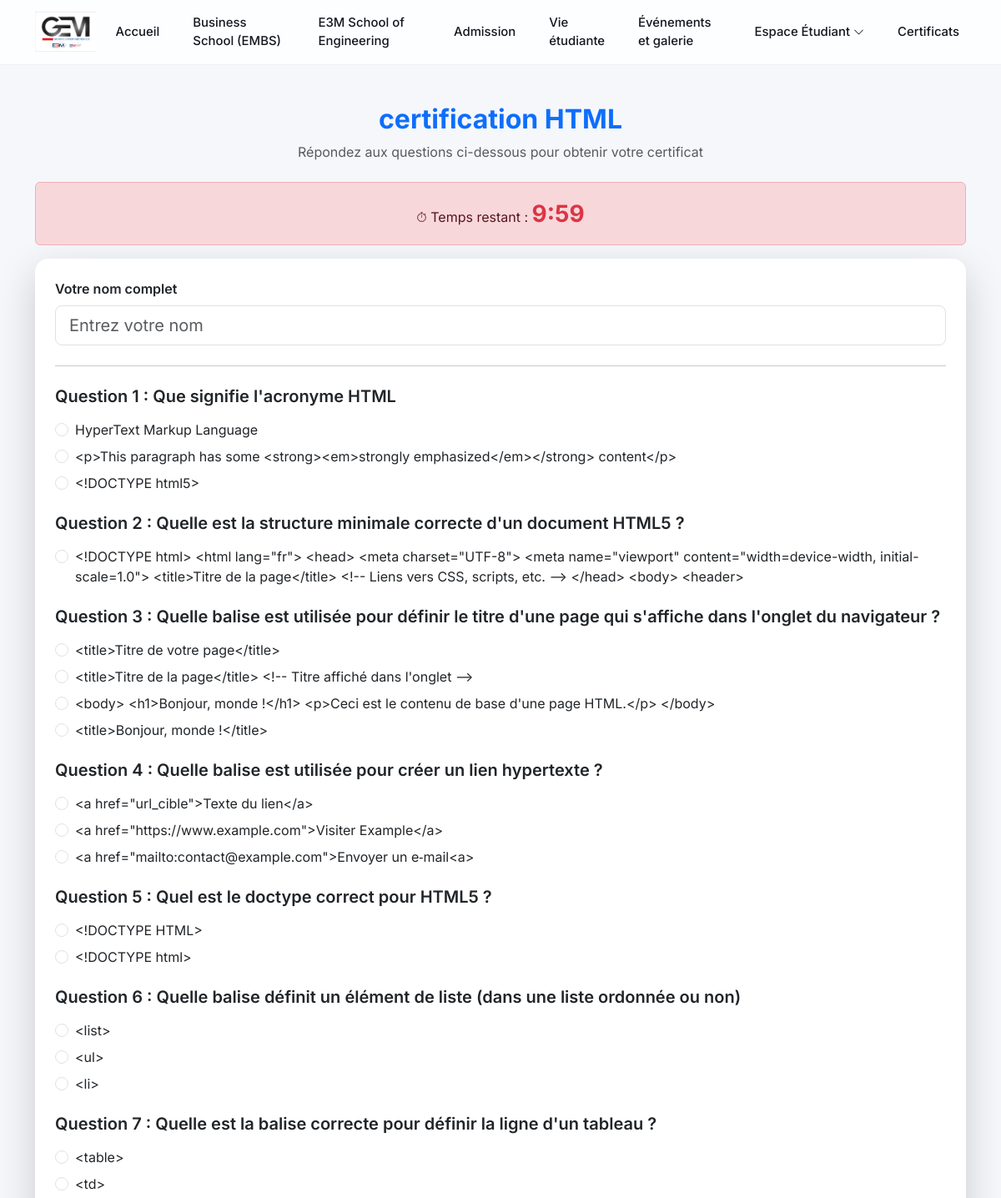
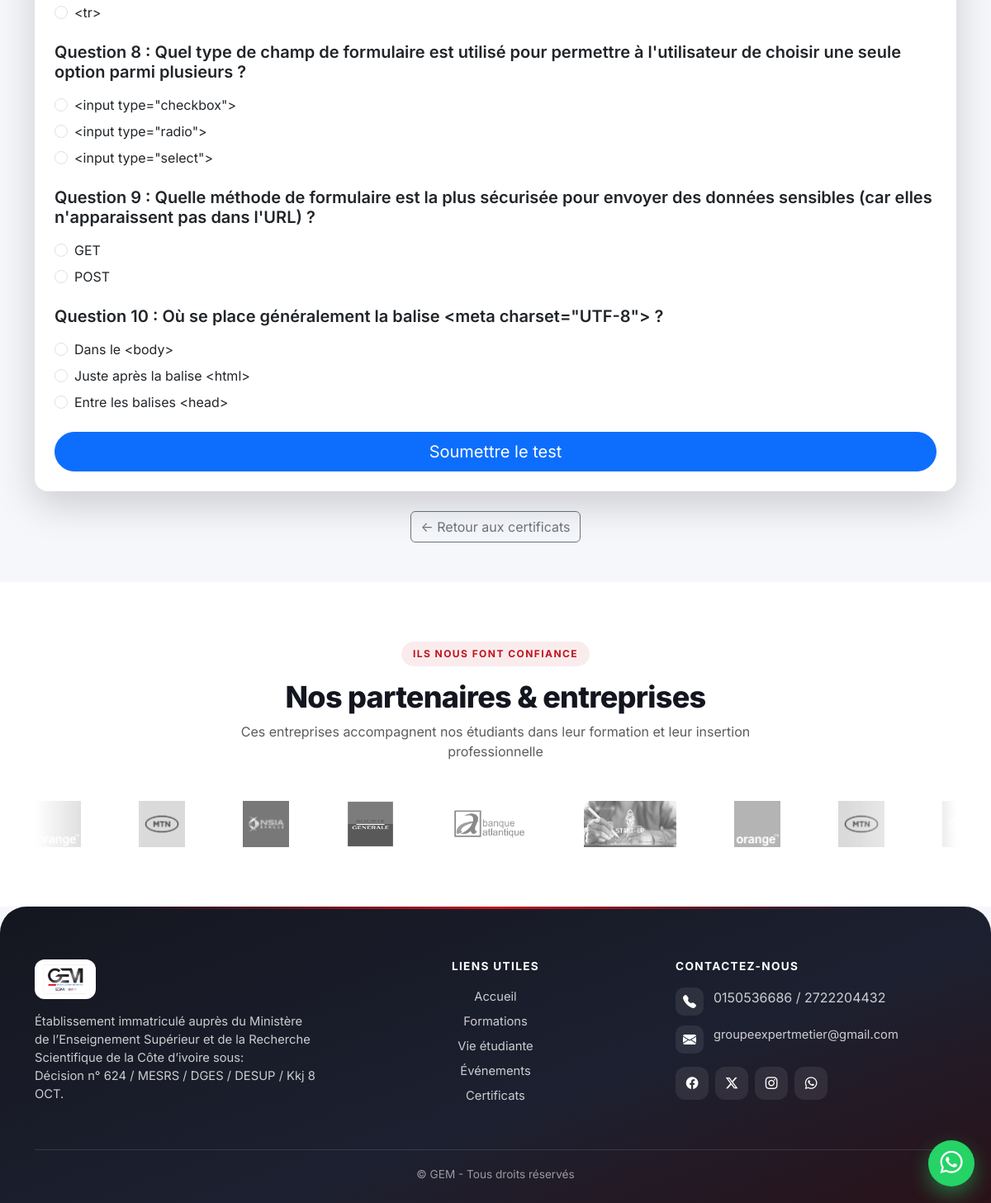
Page /certificat/2/ on the committed database (2 pictures, top to bottom).
### myapp/models.py (models this page shows, shortened)
class HomePage(models.Model):
    site_name = models.CharField(max_length=255)
    logo = models.ImageField(upload_to="logos/")
    welcome_titre = models.CharField(max_length=255)
    welcome_message = RichTextField(default="Bienvenue sur notre site")
    action1_message = models.CharField(max_length=255)
    action1_lien = models.CharField(max_length=255)
    action2_message = models.CharField(max_length=255)
    action2_lien = models.CharField(max_length=255)
    contact_message = RichTextField(default="Contactez-nous")
    about_message = RichTextField(default="Bienvenue sur notre site")
    footer_message = RichTextField(default="© 2025 – Tous droits réservés")
    footer_bouton_message = models.CharField(max_length=255, default="En savoir plus")
    class Meta:
        verbose_name = "Page d'accueil"
        verbose_name_plural = "Pages d'accueil"

class Certificat(models.Model):
    titre = models.CharField(max_length=200)
    description = models.TextField()
    details = models.TextField(blank=True, null=True)
    lien_passage = models.URLField(blank=True, null=True)  # URL vers la plateforme de passage en ligne
    image = models.ImageField(upload_to='certificats/', blank=True, null=True)

class Question(models.Model):
    certificat = models.ForeignKey(Certificat, on_delete=models.CASCADE)
    texte = models.CharField(max_length=255)

class Choix(models.Model):
    question = models.ForeignKey(Question, on_delete=models.CASCADE)
    texte = models.CharField(max_length=255)
    est_correct = models.BooleanField(default=False)

### myapp/views.py (the view, shortened to what this page needs)
# urls.py: path('certificat/<int:id>/', views.passer_certificat, name="passer_certificat"),
def passer_certificat(request, id):
    certificat = get_object_or_404(Certificat, id=id)
    questions = Question.objects.filter(certificat=certificat)
    return render(request, "passer_certificat.html", {
        "certificat": certificat,
        "questions": questions
    })

### myapp/context_processors.py (called while the page is built)
def home_data(request):
    return {
        "home_data": HomePage.objects.first()
    }

### myapp/templates/passer_certificat.html (shortened to what this page needs)
{% extends 'base.html' %}
{% block content %}
<div class="container py-5">
    <div class="text-center mb-4">
        <h2 class="fw-bold text-primary">{{ certificat.titre }}</h2>
        <p class="text-muted">
            Répondez aux questions ci-dessous pour obtenir votre certificat
        </p>
    </div>
    <div class="alert alert-danger text-center timer-box">
        ⏱ Temps restant : <span id="timer" class="timer"></span>
    </div>
    <div class="card shadow-lg p-4 border-0 rounded-4">
        <form method="post" id="examForm">
            <div class="mb-4">
                <label class="form-label fw-semibold">Votre nom complet</label>
                <input type="text" name="nom" class="form-control form-control-lg"
                       placeholder="Entrez votre nom" required>
            </div>
            <hr class="mb-4">
            {% for question in questions %}
            <div class="mb-4">
                <h5 class="fw-semibold mb-3">
                    Question {{ forloop.counter }} : {{ question.texte }}
                </h5>
                {% for choix in question.choix_set.all %}
                <div class="form-check mb-2">
                    <input class="form-check-input" type="radio"
                           name="question_{{ question.id }}"
                           value="{{ choix.id }}"
                           id="choix{{ choix.id }}" required>
                    <label class="form-check-label" for="choix{{ choix.id }}">
                        {{ choix.texte }}
                    </label>
                </div>
                {% endfor %}
            </div>
            {% endfor %}
            <div class="text-center mt-4">
                <button type="submit" class="btn btn-primary btn-lg w-100 rounded-pill">
                    Soumettre le test
                </button>
            </div>
        </form>
    </div>
    <div class="text-center mt-4">
        <a href="{% url 'certificats' %}" class="btn btn-outline-secondary">
            ← Retour aux certificats
        </a>
    </div>
</div>
{% endblock %}

### myapp/templates/base.html (shortened to what this page needs)
{% load static %}
<!DOCTYPE html>
<html lang="fr">
<head>
    <link href="https://cdn.jsdelivr.net/npm/bootstrap@5.3.3/dist/css/bootstrap.min.css" rel="stylesheet">
    <link rel="stylesheet" href="https://cdn.jsdelivr.net/npm/bootstrap-icons@1.11.3/font/bootstrap-icons.css">
    <link rel="stylesheet" href="https://cdnjs.cloudflare.com/ajax/libs/font-awesome/6.5.2/css/all.min.css">
    <link rel="stylesheet" href="https://cdn.jsdelivr.net/npm/aos@2.3.4/dist/aos.css">
    <link rel="stylesheet" href="https://cdn.jsdelivr.net/npm/swiper@11/swiper-bundle.min.css" />
    <link href="https://cdnjs.cloudflare.com/ajax/libs/lightbox2/2.11.4/css/lightbox.min.css" rel="stylesheet">
</head>
<body>
    <nav class="navbar navbar-expand-lg fixed-top">
        <div class="container">
            <a class="navbar-brand" href="/">
                {% if home_data.logo %}
                <img src="{{ home_data.logo.url }}" alt="{{ home_data.site_name }}">
                {% else %}
                {{ home_data.site_name }}
                {% endif %}
            </a>
            <div class="collapse navbar-collapse justify-content-end" id="mainNavbar">
                <ul class="navbar-nav align-items-lg-center gap-lg-4">
                    <li class="nav-item">
                        <a class="nav-link {% if request.resolver_match.url_name == 'home' %}active fw-bold{% endif %}"
                            href="{% url 'home' %}">Accueil</a>
                    </li>
                    <li class="nav-item">
                        <a class="nav-link {% if request.resolver_match.url_name == 'formations' %}active fw-bold{% endif %}"
                            href="{% url 'formations' %}">Business School (EMBS)</a>
                    </li>
                    <li class="nav-item">
                        <a class="nav-link {% if request.resolver_match.url_name == 'e3m_school' %}active fw-bold{% endif %}"
                            href="{% url 'e3m_school' %}">E3M School of Engineering</a>
                    </li>
                    <li class="nav-item">
                        <a class="nav-link {% if request.resolver_match.url_name == 'admission' %}active fw-bold{% endif %}"
                            href="{% url 'admission' %}">Admission</a>
                    </li>
                    <li class="nav-item">
                        <a class="nav-link {% if request.resolver_match.url_name == 'vie_associative' %}active fw-bold{% endif %}"
                            href="{% url 'vie_associative' %}">Vie étudiante</a>
                    </li>
                    <li class="nav-item">
                        <a class="nav-link {% if request.resolver_match.url_name == 'evenements' %}active fw-bold{% endif %}"
                            href="{% url 'evenements' %}">Événements et galerie</a>
                    </li>
                    <li class="nav-item dropdown">
                        <a class="nav-link dropdown-toggle {% if request.resolver_match.url_name == 'inscription' or request.resolver_match.url_name == 'preinscription' %}active fw-bold{% endif %}"
                            href="#" id="etudiantsDropdown" role="button" data-bs-toggle="dropdown"
                            aria-expanded="false">
                            Espace Étudiant <i class="bi bi-chevron-down small"></i>
                        </a>
                    </li>
                    <li class="nav-item">
                        <a class="nav-link {% if request.resolver_match.url_name == 'certificats' %}active fw-bold{% endif %}"
                            href="{% url 'certificats' %}">Certificats</a>
                    </li>
                </ul>
            </div>
        </div>
    </nav>
    {% block content %}
    {% endblock %}
    <section class="partners-section">
        <div class="container">
            <div class="text-center mb-5">
                <span class="gem-eyebrow">Ils nous font confiance</span>
                <h2>Nos partenaires &amp; entreprises</h2>
                <p class="text-muted mx-auto" style="max-width:640px;">
                    Ces entreprises accompagnent nos étudiants dans leur formation et leur insertion professionnelle
                </p>
            </div>
            <div class="logo-slider">
                <div class="logo-track">
                    <img src="{% static 'images/partners/p1o.png' %}" alt="Partenaire">
                    <img src="{% static 'images/partners/p2mt.png' %}" alt="Partenaire">
                    <img src="{% static 'images/partners/p3nsia.png' %}" alt="Partenaire">
                    <img src="{% static 'images/partners/p4sgbci.png' %}" alt="Partenaire">
                    <img src="{% static 'images/partners/p5antl.png' %}" alt="Partenaire">
                    <img src="{% static 'images/partners/p6star.jpg' %}" alt="Partenaire">
                    <img src="{% static 'images/partners/p1o.png' %}" alt="" aria-hidden="true">
                    <img src="{% static 'images/partners/p2mt.png' %}" alt="" aria-hidden="true">
                    <img src="{% static 'images/partners/p3nsia.png' %}" alt="" aria-hidden="true">
                </div>
            </div>
        </div>
    </section>
    <footer class="footer">
        <div class="container">
            <div class="row g-5">
                <div class="col-lg-4 text-center text-lg-start">
                    {% if home_data.logo %}
                    <img src="{{ home_data.logo.url }}" alt="Logo" height="48" class="mb-3"
                        style="background:#fff;border-radius:12px;padding:6px 10px;">
                    {% endif %}
                    <p class="mb-0">{{ home_data.footer_message|safe }}</p>
                </div>
                <div class="col-sm-6 col-lg-4 text-center text-sm-start text-lg-center">
                    <h6>Liens utiles</h6>
                    <ul class="list-unstyled footer-links mb-0">
                        <li class="mb-2"><a href="{% url 'home' %}">Accueil</a></li>
                        <li class="mb-2"><a href="{% url 'formations' %}">Formations</a></li>
                        <li class="mb-2"><a href="{% url 'vie_associative' %}">Vie étudiante</a></li>
                        <li class="mb-2"><a href="{% url 'evenements' %}">Événements</a></li>
                        <li class="mb-2"><a href="{% url 'certificats' %}">Certificats</a></li>
                    </ul>
                </div>
                <div class="col-sm-6 col-lg-4">
                    <h6>Contactez-nous</h6>
                    <div class="contact-item">
                        <i class="bi bi-telephone-fill"></i>
                        <span>0150536686 / 2722204432</span>
                    </div>
                    <div class="contact-item">
                        <i class="bi bi-envelope-fill"></i>
                        <a href="mailto:groupeexpertmetier@gmail.com">groupeexpertmetier@gmail.com</a>
                    </div>
                    <div class="social d-flex gap-2 mt-3">
                        <a href="https://www.facebook.com/share/p/14YeWXSMCHP/" target="_blank" rel="noopener"
                            aria-label="Facebook"><i class="bi bi-facebook"></i></a>
                        <a href="#" aria-label="X"><i class="bi bi-twitter-x"></i></a>
                        <a href="#" aria-label="Instagram"><i class="bi bi-instagram"></i></a>
                        <a href="https://wa.me/2250150536686" target="_blank" rel="noopener" class="wa"
                            aria-label="WhatsApp"><i class="bi bi-whatsapp"></i></a>
                    </div>
                </div>
            </div>
            <hr>
            <div class="text-center copyright">
                &copy; {{ home_data.site_name }} - Tous droits réservés
            </div>
        </div>
    </footer>
    <a href="https://wa.me/2250150536686" target="_blank" rel="noopener" class="wa-float" aria-label="WhatsApp">
        <i class="bi bi-whatsapp"></i>
    </a>
</body>
</html>

### myapp/templates/base.html (style rules this page uses)
:root { --gem-primary: #c1121f; --gem-primary-dark: #8b0d16; --gem-accent: #4b5cb8; --gem-ink: #14161f; --gem-muted: #6b7280; --gem-bg: #f6f7fb; --nav-h: 76px; }
html { scroll-behavior: smooth; }
body { background-color: var(--gem-bg); font-family: 'Inter', system-ui, -apple-system, 'Segoe UI', sans-serif; color: var(--gem-ink); padding-top: var(--nav-h); -webkit-font-smoothing: antialiased; }
.navbar { min-height: var(--nav-h); background: rgba(255, 255, 255, .82); backdrop-filter: blur(16px) saturate(160%); -webkit-backdrop-filter: blur(16px) saturate(160%); border-bottom: 1px solid rgba(20, 22, 31, .06); transition: box-shadow .3s ease, background .3s ease; padding: .5rem 0; }
.navbar-brand img { height: 48px; width: auto; transition: transform .3s ease; }
.navbar-brand { font-weight: 800; color: var(--gem-ink); }
.navbar-nav .nav-link { position: relative; font-weight: 500; font-size: .93rem; color: var(--gem-ink); padding: .5rem .2rem; transition: color .25s ease; }
.navbar-nav .nav-link::after { content: ""; position: absolute; left: 0; bottom: 0; width: 100%; height: 2px; border-radius: 2px; background: var(--gem-primary); transform: scaleX(0); transform-origin: left; transition: transform .3s ease; }
.navbar-nav .dropdown-toggle::after { display: none; }
.partners-section { background: #fff; overflow: hidden; padding: 4.5rem 0; }
.gem-eyebrow { display: inline-block; font-size: .75rem; font-weight: 700; letter-spacing: .12em; text-transform: uppercase; color: var(--gem-primary); background: rgba(193, 18, 31, .08); padding: .35rem .9rem; border-radius: 999px; margin-bottom: 1rem; }
.partners-section h2 { font-weight: 800; letter-spacing: -.02em; font-size: clamp(1.7rem, 3vw, 2.3rem); }
.logo-slider { overflow: hidden; position: relative; -webkit-mask-image: linear-gradient(90deg, transparent, #000 12%, #000 88%, transparent); mask-image: linear-gradient(90deg, transparent, #000 12%, #000 88%, transparent); }
.logo-track { display: flex; align-items: center; gap: 70px; width: max-content; animation: scrollLogos 30s linear infinite; }
.logo-track img { height: 56px; width: auto; opacity: .65; filter: grayscale(100%); transition: all .3s ease; }
.footer { position: relative; background: linear-gradient(160deg, #14161f 0%, #1d2030 60%, #2a1218 100%); color: rgba(255, 255, 255, .78); padding: 4rem 0 1.5rem; border-top-left-radius: 32px; border-top-right-radius: 32px; }
.footer::before { content: ""; position: absolute; top: 0; left: 12%; right: 12%; height: 3px; border-radius: 3px; background: linear-gradient(90deg, transparent, var(--gem-primary), transparent); }
.footer h6 { color: #fff; font-weight: 700; font-size: .85rem; letter-spacing: .1em; text-transform: uppercase; margin-bottom: 1.1rem; }
.footer p, .footer li, .footer a { font-size: .92rem; }
.footer a { color: rgba(255, 255, 255, .78); text-decoration: none; transition: color .2s ease, padding-left .2s ease; }
.footer .contact-item { display: flex; align-items: flex-start; gap: .75rem; margin-bottom: .8rem; }
.footer .contact-item i { width: 34px; height: 34px; flex: 0 0 34px; display: flex; align-items: center; justify-content: center; border-radius: 10px; background: rgba(255, 255, 255, .08); color: #fff; }
.footer .social a { width: 40px; height: 40px; display: inline-flex; align-items: center; justify-content: center; border-radius: 12px; background: rgba(255, 255, 255, .08); color: #fff; transition: transform .25s ease, background .25s ease; }
.footer hr { border-color: rgba(255, 255, 255, .12); margin: 2.5rem 0 1.2rem; opacity: 1; }
.footer .copyright { font-size: .85rem; color: rgba(255, 255, 255, .55); }
.wa-float { position: fixed; right: 20px; bottom: 20px; z-index: 1040; width: 56px; height: 56px; border-radius: 50%; display: flex; align-items: center; justify-content: center; background: #25D366; color: #fff; font-size: 1.7rem; box-shadow: 0 10px 25px rgba(37, 211, 102, .45); transition: transform .25s ease; }

### myapp/templates/passer_certificat.html (style rules this page uses)
.timer-box { position: sticky; top: 20px; z-index: 1000; }
.timer { font-size: 28px; font-weight: bold; color: #dc3545; }

### rows in the picture
HomePage: logo (picture), footer_message "Établissement immatriculé auprès du Ministère de l’Enseignement Supérieur et de la Recherche Scientifique de la Côte d’ivoire sous: Décision n° 624 / MESRS / DGES / DESUP / Kkj 8 OCT.", site_name "GEM"
Certificat: titre "certification HTML"
Question: texte "Que signifie l'acronyme HTML"
Choix: texte "HyperText Markup Language"
Choix: texte "<p>This paragraph has some <strong><em>strongly emphasized</em></strong> content</p>"
Choix: texte "<!DOCTYPE html5>"
Question: texte "Quelle est la structure minimale correcte d'un document HTML5 ?"
Choix: texte "<!DOCTYPE html> <html lang=\"fr\"> <head> <meta charset=\"UTF-8\"> <meta name=\"viewport\" content=\"width=device-width, initial-scale=1.0\"> <title>Titre de la page</title> <!-- Liens vers CSS, scripts, etc. --> </head> <body> <header>"
Question: texte "Quelle balise est utilisée pour définir le titre d'une page qui s'affiche dans l'onglet du navigateur ?"
Choix: texte "<title>Titre de votre page</title>"
Choix: texte "<title>Titre de la page</title> <!-- Titre affiché dans l'onglet -->"
Choix: texte "<body> <h1>Bonjour, monde !</h1> <p>Ceci est le contenu de base d'une page HTML.</p> </body>"
Choix: texte "<title>Bonjour, monde !</title>"
Question: texte "Quelle balise est utilisée pour créer un lien hypertexte ?"
Choix: texte "<a href=\"url_cible\">Texte du lien</a>"
Choix: texte "<a href=\"https://www.example.com\">Visiter Example</a>"
Choix: texte "<a href=\"mailto:contact@example.com\">Envoyer un e‑mail<a>"
Question: texte "Quel est le doctype correct pour HTML5 ?"
Choix: texte "<!DOCTYPE HTML>"
Choix: texte "<!DOCTYPE html>"
Question: texte "Quelle balise définit un élément de liste (dans une liste ordonnée ou non)"
Choix: texte "<list>"
Choix: texte "<ul>"
Choix: texte "<li>"
Question: texte "Quelle est la balise correcte pour définir la ligne d'un tableau ?"
Choix: texte "<table>"
Choix: texte "<td>"
Choix: texte "<tr>"
Question: texte "Quel type de champ de formulaire est utilisé pour permettre à l'utilisateur de choisir une seule option parmi plusieurs ?"
Choix: texte "<input type=\"checkbox\">"
Choix: texte "<input type=\"radio\">"
Choix: texte "<input type=\"select\">"
Question: texte "Quelle méthode de formulaire est la plus sécurisée pour envoyer des données sensibles (car elles n'apparaissent pas dans l'URL) ?"
Choix: texte "GET"
Choix: texte "POST"
Question: texte "Où se place généralement la balise <meta charset=\"UTF-8\"> ?"
Choix: texte "Dans le <body>"
Choix: texte "Juste après la balise <html>"
Choix: texte "Entre les balises <head>"
